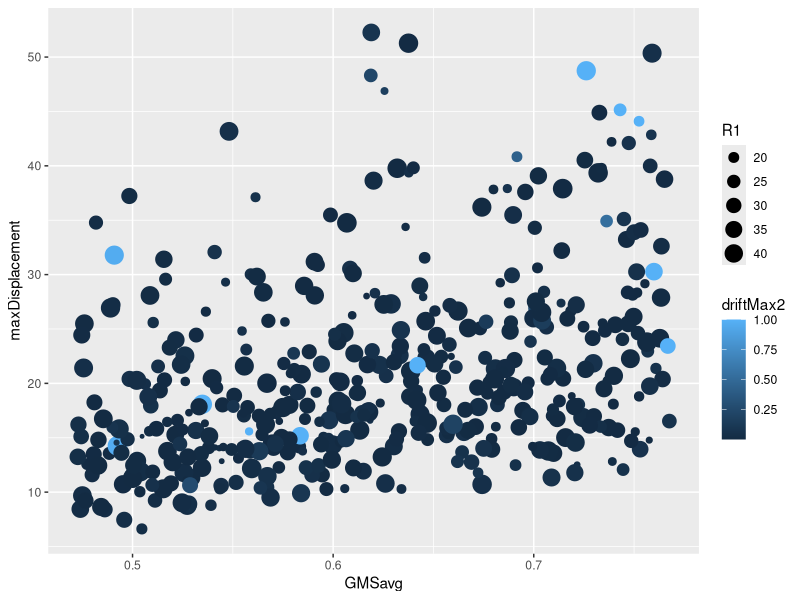
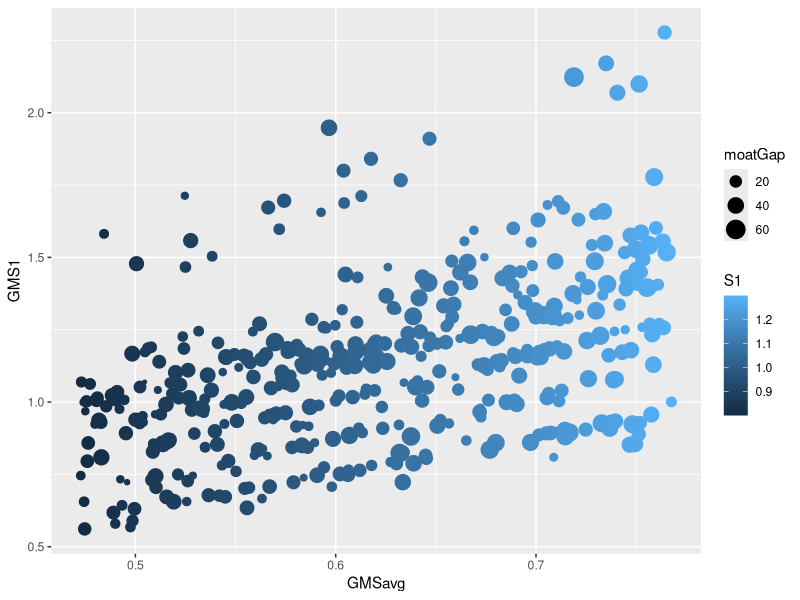

These charts were generated, in order, by the following R code: (Note: this script raises an error after producing the figures.)
# Huy Pham
# UC Berkeley
# Created: September 2020
# Description: This script plots data from the isolation data

library(ggplot2)

isolDat <- read.csv('./sessionOut/sessionSummary.csv', header=TRUE)
isolDat$maxDrift <- pmax(isolDat$driftMax1, isolDat$driftMax2, isolDat$driftMax3)

isolPlot <- ggplot(isolDat, aes(GMSavg, maxDisplacement, colour = driftMax2, size = R1)) +
  geom_point()

isolPlot

intensityMeasures <- ggplot(isolDat, aes(GMSavg, GMS1, colour = S1, size = moatGap)) +
  geom_point()

intensityMeasures

nonDimPlot <- ggplot(isolDat, aes(Pi3, Pi4, colour = maxDrift, size = maxDisplacement)) +
  geom_point()

nonDimPlot

gapPlot <- ggplot(isolDat, aes(moatAmpli, maxDrift, colour = moatGap, size = maxDisplacement)) +
  geom_point()

gapPlot
